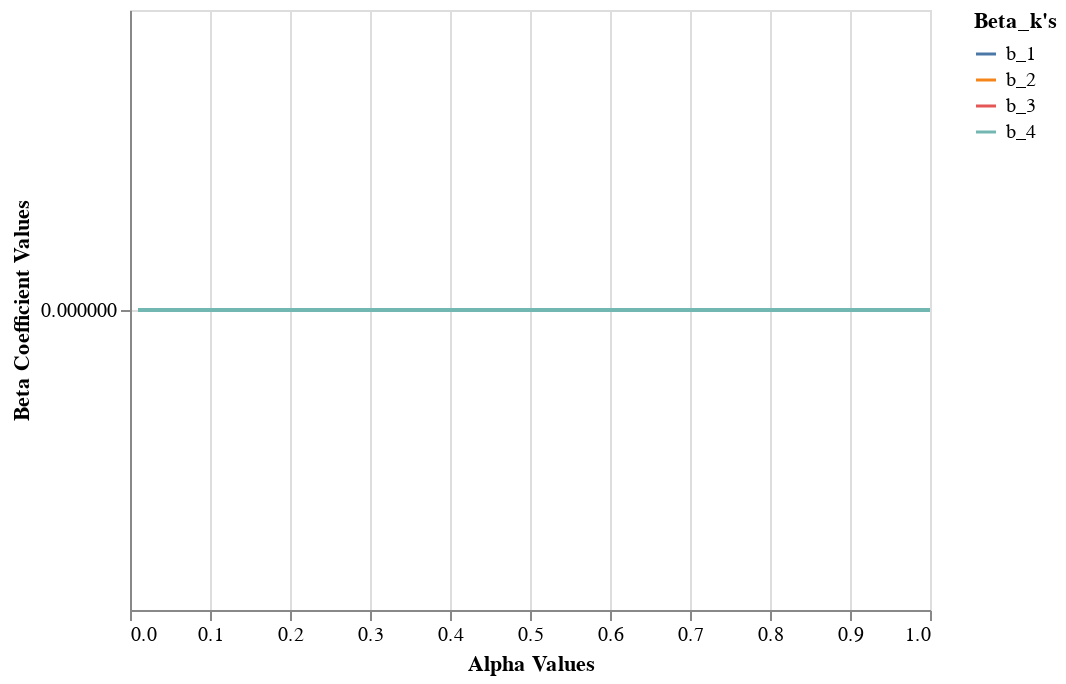

The code cell stored with this chart in its notebook:
### Code cell
alt.Chart(myDF).mark_line().encode(
    x = alt.X('alpha', title = 'Alpha Values'),
    y = alt.Y('beta_val', title='Beta Coefficient Values'),
    color = alt.Color('beta', legend=alt.Legend(title="Beta_k's")))

### Figure 1 — Vega-Lite specification as saved in the notebook (floating-point values rounded to 4 significant figures; data arrays with more than 128 entries replaced by an {"elided": "..."} marker saying what was removed)
{"$schema": "https://vega.github.io/schema/vega-lite/v3.4.0.json", "config": {"mark": {"tooltip": null}, "view": {"height": 300, "width": 400}}, "data": {"name": "data-cae86d4d0063f28f05eb6d8c0fffa409"}, "datasets": {"data-cae86d4d0063f28f05eb6d8c0fffa409": {"elided": "4000 records"}}, "encoding": {"color": {"field": "beta", "legend": {"title": "Beta_k's"}, "type": "nominal"}, "x": {"field": "alpha", "title": "Alpha Values", "type": "quantitative"}, "y": {"field": "beta_val", "title": "Beta Coefficient Values", "type": "quantitative"}}, "mark": "line"}
